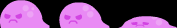

A 2D game scene composited from a Tiled map and its tileset images. What follows is a short description and the map's XML, with each tile layer's data collapsed to a summary:
An orthogonal 3x1 tile map with 59x28 px tiles, 1 tile layer (Capa de Patrones 1), 3 tilesets.

<map version="1.0" orientation="orthogonal" renderorder="right-down" width="3" height="1" tilewidth="59" tileheight="28" nextobjectid="1">
 <tileset firstgid="1" name="slimeWalk1" tilewidth="50" tileheight="28">
  <image source="../../../sprites/platformerGraphicsDeluxe_Updated/Enemies/slimeWalk1.png" width="50" height="28" />
 </tileset>
 <tileset firstgid="2" name="slimeWalk2" tilewidth="51" tileheight="26">
  <image source="../../../sprites/platformerGraphicsDeluxe_Updated/Enemies/slimeWalk2.png" width="51" height="26" />
 </tileset>
 <tileset firstgid="3" name="slimeDead" tilewidth="59" tileheight="12">
  <image source="../../../sprites/platformerGraphicsDeluxe_Updated/Enemies/slimeDead.png" width="59" height="12" />
 </tileset>
 <layer name="Capa de Patrones 1" width="3" height="1">
  <data>[3 cells, 3 non-empty, 3 distinct tile ids]</data>
 </layer>
</map>
